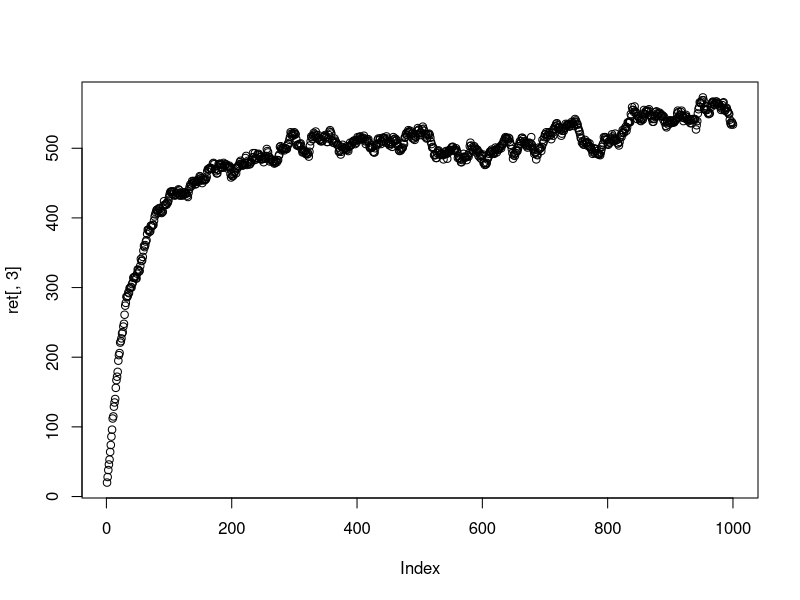

Source code (R):
euler<-function(T=100, N=10, start, delta=0.1 ,sigma=0.1, mu=0.1, pb=FALSE){
  ##constructing times
  delta.time<-T/N
  times<-matrix(data = seq(from = 0,by = delta.time,length.out = N), nrow = 1, ncol = N)
  ##Initialisation of compartments
  nbCompartments<-length(start)
  ##initialization of the output
  out<-matrix(nrow = length(times), ncol = nbCompartments+1)
  out[1,]<-c(0,start)
  ##sigma to matrix
  if(is.matrix(sigma)) sigma.mat<-sigma else sigma.mat<-matrix(data = sigma,nrow = nbCompartments, ncol = nbCompartments)
  ##Progress bar
  if(pb==TRUE) pbPrint <- txtProgressBar(min = 0, max = length(times[1,]), style = 3)
  ##loop over time
  for(i in seq_len(length(times[1,])-1)){
    # update progress bar
    if(pb==TRUE){setTxtProgressBar(pbPrint, i)}
    ##Generating noise increments
    gam<-apply(X = sigma.mat,MARGIN = c(1,2),FUN = function(x) rgamma(n = 1,scale =x^2 ,shape = delta/x^2))
    ##generate probabilities & increments
    #initialization
    proba<-matrix(nrow = nbCompartments, ncol = nbCompartments)
    var.N<-matrix(nrow = nbCompartments, ncol = nbCompartments)
    ##Probabilities
    proba<-(1-exp(-rowSums(mu * gam)))*(mu * gam)/(rowSums(mu * gam))
    ##Normalization
    diag(proba) <- 1 - rowSums(proba)
    ##generate process increments
    ###hoehle: I guess this can't be vectorized s.t. rmultinom(n=nCompartments, size=X[i,], proba) (I don't think so buch check)
    for(c in 1:nbCompartments){
      var.N[c,]<-rmultinom(n=1, size = out[i,c+1], prob = proba[c,])
    }
    out[i+1,-1]<-colSums(var.N)
  }
  #Output: time and compartments number at each time (# of compartments +1)
  out[,1] <- times
  return(out)
}

ret <- euler(start=c(1000,20),N=1000,T=200,delta = .1)
plot(ret[,3])

